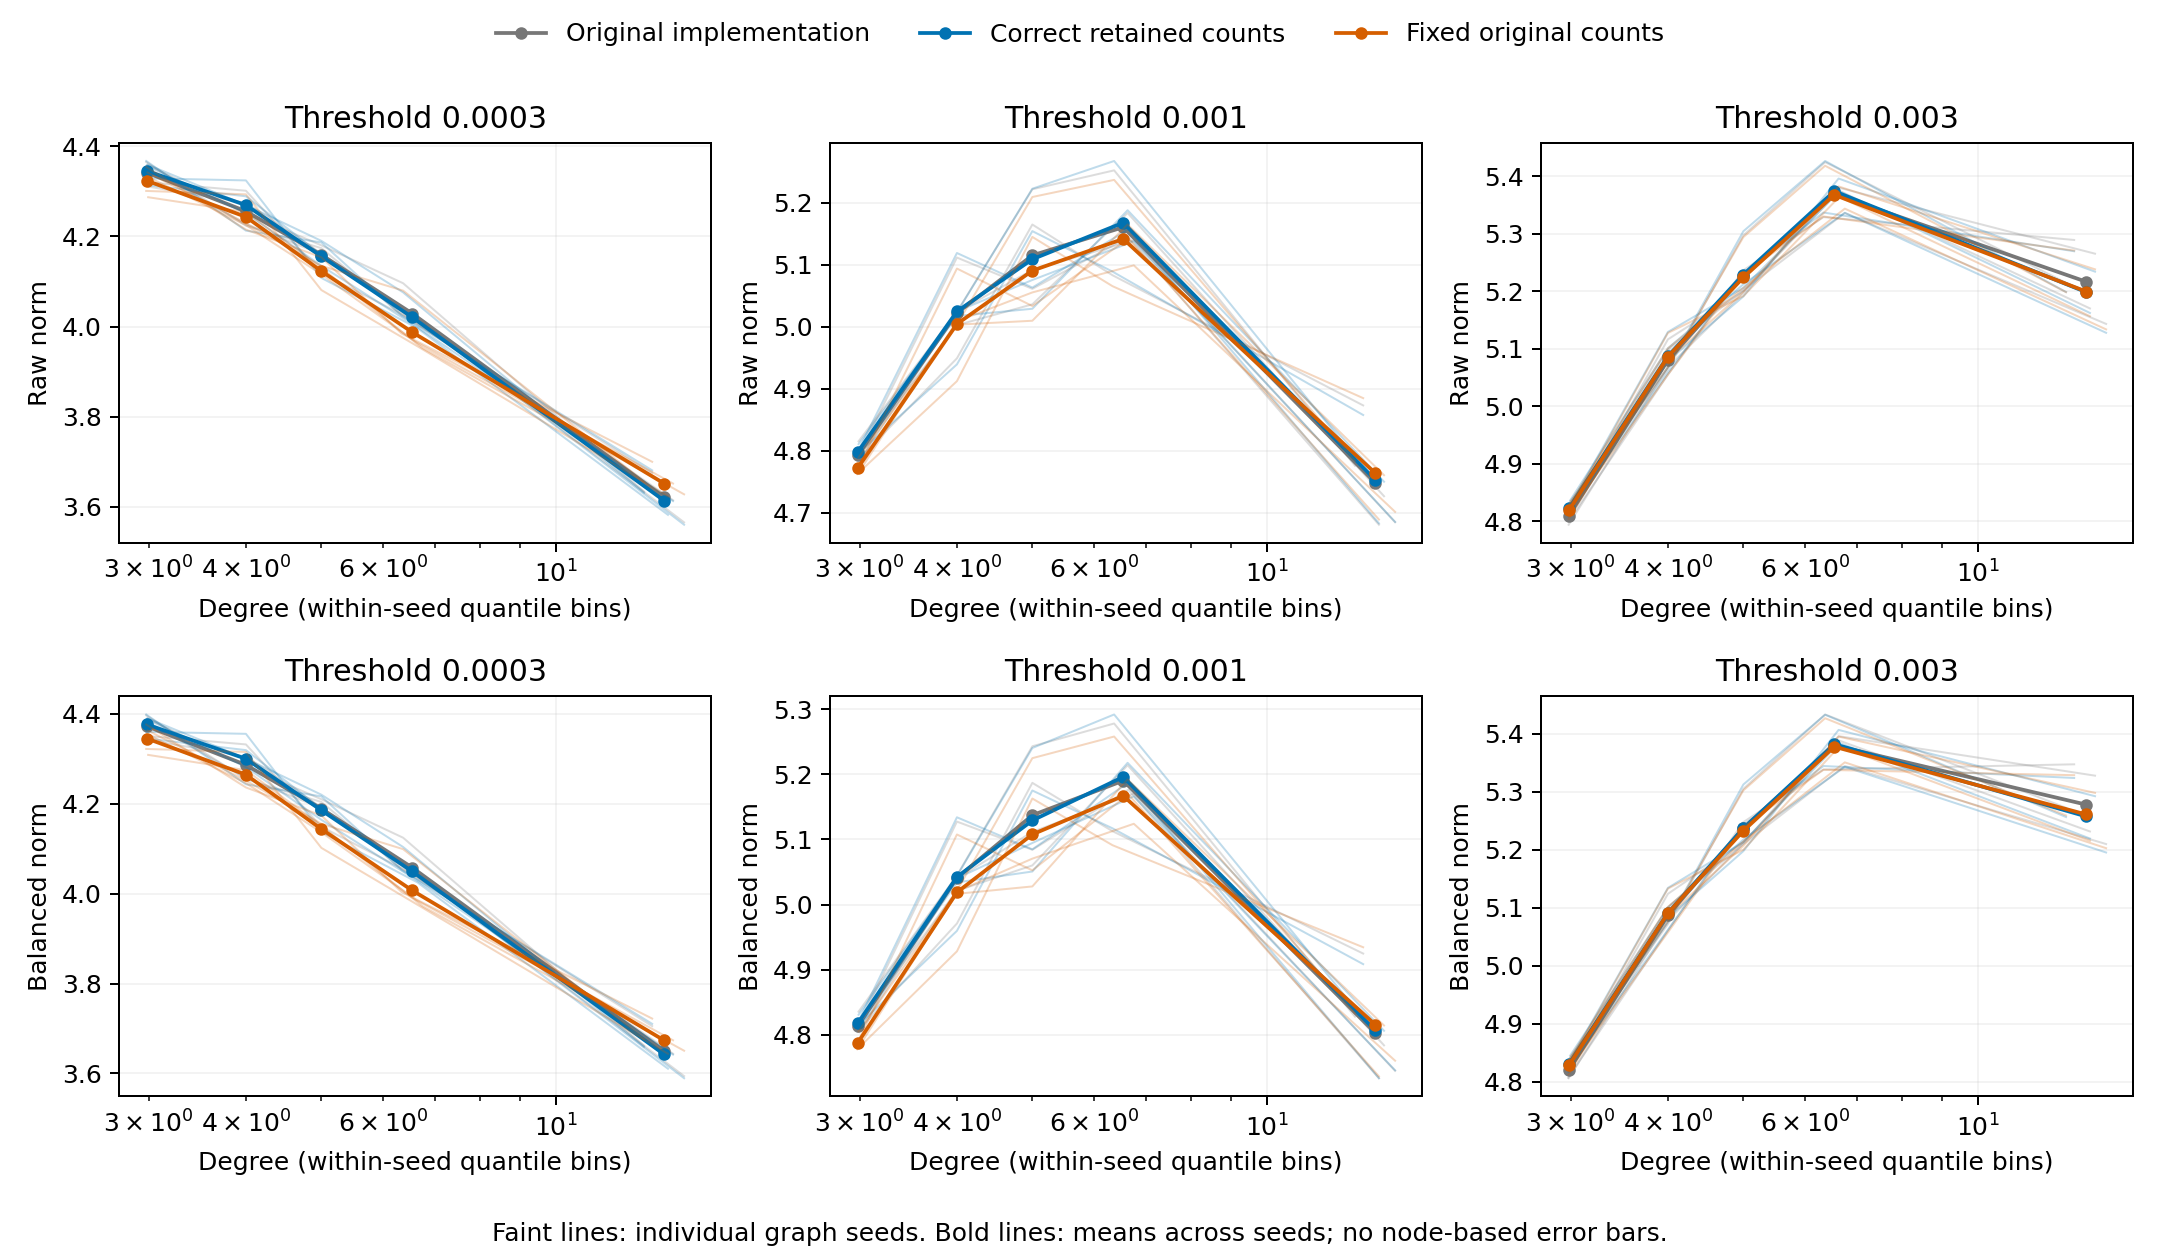

Reproduce this figure in Python.
"""Isolate negative-sampler effects in the existing calibration experiment.

Inputs: the frozen prospective protocol/calibration rows and their original scripts.
Outputs: separate per-node outcomes, sampler diagnostics, curve summaries and plot.
Install analysis/negative_sampling_control_requirements.txt in a Python 3.13 venv,
then run: python3 scripts/negative_sampling_control.py
Use --output to reproduce into a different directory; completed outputs are verified
on repeat invocation. No original experiment file is modified and no model is fit
to target outcomes. See analysis/negative_sampling_control_protocol.md for scope.
"""

from __future__ import annotations

import argparse
import hashlib
import importlib.metadata
import json
import platform
from copy import deepcopy
from dataclasses import asdict, dataclass
from pathlib import Path
from typing import Any

import matplotlib

matplotlib.use("Agg")
import matplotlib.pyplot as plt
import numpy as np
import prospective_norm_turnover as original
from gensim.models import Word2Vec
from threadpoolctl import threadpool_limits


@dataclass(frozen=True)
class ControlConfig:
    root: Path = Path(__file__).resolve().parents[1]
    output: Path = Path("results/negative_sampling_control")
    protocol: Path = Path("results/prospective_validation/protocol.json")
    calibration: Path = Path("results/prospective_validation/calibration.jsonl")
    human_protocol: Path = Path("analysis/prospective_validation_protocol.md")
    design: Path = Path("analysis/negative_sampling_control_protocol.md")
    requirements: Path = Path("analysis/negative_sampling_control_requirements.txt")
    arms: tuple[str, ...] = ("legacy", "retained", "raw")
    bins: int = 6
    min_alpha: float = 0.0001  # Gensim default used by the frozen script.
    table_domain: int = 2**31 - 1  # Gensim 4.4.0 cumulative-table domain.


def digest_array(values: np.ndarray) -> str:
    return hashlib.sha256(np.ascontiguousarray(values).tobytes()).hexdigest()


def digest_walks(walks: list[list[int]]) -> str:
    digest = hashlib.sha256()
    for walk in walks:
        digest.update(np.asarray([len(walk), *walk], dtype="<i8").tobytes())
    return digest.hexdigest()


def token_counts(walks: list[list[int]], nodes: int) -> np.ndarray:
    counts = np.bincount(np.concatenate(walks), minlength=nodes)
    if len(counts) != nodes or np.any(counts <= 0):
        raise ValueError("Every node must occur in the corpus.")
    assert counts.sum() == sum(map(len, walks))
    return counts


def table_from_counts(counts_by_slot: np.ndarray, domain: int) -> np.ndarray:
    """Build an exponent-one table without ambiguous integer-token lookups."""
    if np.any(counts_by_slot <= 0):
        raise ValueError("Negative sampling requires positive counts for every node.")
    cumulative = np.cumsum(counts_by_slot, dtype=np.float64)
    return np.rint(cumulative / cumulative[-1] * domain).astype(np.uint32)


def table_probabilities(model: Word2Vec) -> np.ndarray:
    """Return normalized CDF masses; discrete proposal probabilities differ slightly."""
    slot_probabilities = np.diff(np.r_[0, model.cum_table.astype(np.int64)])
    result = np.empty(len(model.wv), dtype=np.float64)
    result[np.asarray(model.wv.index_to_key)] = slot_probabilities / model.cum_table[-1]
    return result


def make_template(
    walks: list[list[int]], config: original.Config, seed: int, min_alpha: float
) -> Word2Vec:
    model = Word2Vec(
        vector_size=config.dimension,
        window=1,
        min_count=config.min_count,
        sg=1,
        negative=config.negatives,
        ns_exponent=1.0,
        workers=1,
        epochs=config.epochs,
        seed=seed,
        sample=0.0,
        alpha=config.learning_rate,
        min_alpha=min_alpha,
        sorted_vocab=1,
        shrink_windows=False,
    )
    model.build_vocab(walks)
    if set(model.wv.index_to_key) != set(range(config.nodes)):
        raise ValueError("The vocabulary must contain every integer node ID.")
    return model


def sampler_arm(template: Word2Vec, counts: np.ndarray | None, domain: int) -> Word2Vec:
    model = deepcopy(template)
    if counts is not None:
        slots = np.asarray(model.wv.index_to_key)
        model.cum_table = table_from_counts(counts[slots], domain)
    assert model.wv.index_to_key == template.wv.index_to_key
    for source, copied in (
        (template.wv.vectors, model.wv.vectors),
        (template.syn1neg, model.syn1neg),
        (template.wv.expandos["count"], model.wv.expandos["count"]),
        (template.wv.expandos["sample_int"], model.wv.expandos["sample_int"]),
    ):
        np.testing.assert_array_equal(source, copied)
        assert not np.shares_memory(source, copied)
    state, copied_state = template.random.get_state(), model.random.get_state()
    assert state[0] == copied_state[0] and state[2:] == copied_state[2:]
    np.testing.assert_array_equal(state[1], copied_state[1])
    return model


def train(model: Word2Vec, walks: list[list[int]]) -> tuple[np.ndarray, np.ndarray]:
    model.train(
        corpus_iterable=walks,
        total_examples=model.corpus_count,
        total_words=model.corpus_total_words,
        epochs=model.epochs,
        start_alpha=model.alpha,
        end_alpha=model.min_alpha,
    )
    slots = np.asarray([model.wv.key_to_index[node] for node in range(len(model.wv))])
    center = model.wv.vectors[slots].astype(np.float64)
    context = model.syn1neg[slots].astype(np.float64)
    return np.linalg.norm(center, axis=1), original.balanced_left_norm(center, context)


def verify_features(
    saved: list[dict[str, Any]],
    degree: np.ndarray,
    pairs: np.ndarray,
    kl: np.ndarray,
    retained: np.ndarray,
) -> None:
    for field, values in (
        ("degree", degree),
        ("realized_positive_pairs", pairs),
        ("retained_tokens", retained),
    ):
        np.testing.assert_array_equal(values, [row[field] for row in saved])
    np.testing.assert_allclose(
        kl, [row["context_kl"] for row in saved], rtol=0, atol=1e-12
    )


def curve(degree: np.ndarray, values: np.ndarray, bins: int) -> dict[str, Any]:
    log_degree = np.log(degree)
    edges = np.unique(np.quantile(log_degree, np.linspace(0, 1, bins + 1)))
    labels = np.digitize(log_degree, edges[1:-1], right=True)
    chosen = [labels == label for label in np.unique(labels)]
    means = [float(values[mask].mean()) for mask in chosen]
    peak = int(np.argmax(means))
    return {
        "degree": [float(np.exp(log_degree[mask].mean())) for mask in chosen],
        "node_counts": [int(mask.sum()) for mask in chosen],
        "mean_norm": means,
        "peak_bin": peak + 1,
        "peak_minus_lowest": means[peak] - means[0],
        "peak_minus_highest": means[peak] - means[-1],
        "interior_peak": 0 < peak < len(means) - 1,
    }


def summarize(
    rows: list[dict[str, Any]], seeds: list[int], thresholds: list[float], bins: int
) -> dict[str, Any]:
    comparisons = []
    for seed in seeds:
        for threshold in thresholds:
            local = [
                r for r in rows if r["seed"] == seed and r["threshold"] == threshold
            ]
            degree = np.asarray([r["degree"] for r in local])
            for response in original.RESPONSES:
                values = {
                    arm: np.asarray([r[f"{arm}_{response}"] for r in local])
                    for arm in ("legacy", "retained", "raw")
                }
                comparisons.append(
                    {
                        "seed": seed,
                        "threshold": threshold,
                        "response": response,
                        "curves": {
                            a: curve(degree, v, bins) for a, v in values.items()
                        },
                        "paired_changes": {
                            f"{right}_minus_{left}": {
                                "mean": float((values[right] - values[left]).mean()),
                                "rmse": float(
                                    np.sqrt(
                                        np.mean((values[right] - values[left]) ** 2)
                                    )
                                ),
                                "spearman": original.safe_spearman(
                                    values[right], values[left]
                                ),
                            }
                            for left, right in (
                                ("legacy", "retained"),
                                ("retained", "raw"),
                            )
                        },
                    }
                )
    return {"comparisons": comparisons}


def plot(summary: dict[str, Any], thresholds: list[float], path: Path) -> None:
    colors = {"legacy": "#777777", "retained": "#0072B2", "raw": "#D55E00"}
    names = {
        "legacy": "Original implementation",
        "retained": "Correct retained counts",
        "raw": "Fixed original counts",
    }
    fig, axes = plt.subplots(2, len(thresholds), figsize=(12, 7), squeeze=False)
    for row, response in enumerate(original.RESPONSES):
        for column, threshold in enumerate(thresholds):
            ax = axes[row, column]
            records = [
                r
                for r in summary["comparisons"]
                if r["response"] == response and r["threshold"] == threshold
            ]
            for arm, color in colors.items():
                for record in records:
                    c = record["curves"][arm]
                    ax.plot(
                        c["degree"], c["mean_norm"], color=color, alpha=0.25, lw=0.8
                    )
                curves = [r["curves"][arm] for r in records]
                if len({len(c["degree"]) for c in curves}) == 1:
                    x = np.exp(np.mean(np.log([c["degree"] for c in curves]), axis=0))
                    y = np.mean([c["mean_norm"] for c in curves], axis=0)
                    ax.plot(x, y, "o-", color=color, label=names[arm], markersize=4)
            ax.set(
                xscale="log",
                xlabel="Degree (within-seed quantile bins)",
                ylabel=response.replace("_", " ").capitalize(),
                title=f"Threshold {threshold:g}",
            )
            ax.grid(alpha=0.15)
    handles, labels = axes[0, 0].get_legend_handles_labels()
    fig.legend(handles, labels, loc="upper center", ncol=3, frameon=False)
    fig.text(
        0.5,
        0.015,
        "Faint lines: individual graph seeds. Bold lines: means across seeds; "
        "no node-based error bars.",
        ha="center",
        fontsize=10,
    )
    fig.tight_layout(rect=(0, 0.04, 1, 0.94))
    fig.savefig(path, dpi=180, metadata={"Software": "negative_sampling_control.py"})
    plt.close(fig)


def input_hashes(config: ControlConfig) -> dict[str, str]:
    paths = [
        config.protocol,
        config.calibration,
        config.design,
        config.requirements,
        Path("scripts/negative_sampling_control.py"),
        Path("scripts/prospective_norm_turnover.py"),
        Path("scripts/simulate_norm_frequency.py"),
        Path("scripts/simulate_exact_center_exposure.py"),
    ]
    paths.extend(
        p.relative_to(config.root)
        for p in (config.root / "results/prospective_validation").glob("*.json*")
    )
    paths.append(config.human_protocol)
    return {str(p): original.sha256_file(config.root / p) for p in sorted(set(paths))}


def run(config: ControlConfig, seeds: list[int] | None) -> None:
    output = (config.root / config.output).resolve()
    frozen = (config.root / config.protocol).parent.resolve()
    if output == frozen or output in frozen.parents or frozen in output.parents:
        raise ValueError("Diagnostic output must be separate from frozen results.")
    if (
        output.exists()
        and any(output.iterdir())
        and not (output / "plan.json").exists()
    ):
        raise FileExistsError("Diagnostic output is nonempty and has no matching plan.")
    original.verify_frozen_state(frozen, config.root / config.human_protocol)
    protocol = original.load_json(config.root / config.protocol)
    training = original.Config(**protocol["config"])
    seeds = protocol["calibration_seeds"] if seeds is None else seeds
    if (
        not seeds
        or len(set(seeds)) != len(seeds)
        or not set(seeds) <= set(protocol["calibration_seeds"])
    ):
        raise ValueError("Choose distinct original calibration seeds.")
    thresholds = protocol["thresholds"]
    hashes = input_hashes(config)
    plan = {
        "status": "retrospective calibration diagnostic; no target validation",
        "source_sha256": hashes,
        "seeds": seeds,
        "thresholds": thresholds,
        "training": asdict(training),
        "min_alpha": config.min_alpha,
        "arms": config.arms,
        "bins": config.bins,
        "table_domain": config.table_domain,
        "python": platform.python_version(),
        "platform": platform.platform(),
        "packages": {
            d.metadata["Name"]: d.version
            for d in sorted(
                importlib.metadata.distributions(), key=lambda d: d.metadata["Name"]
            )
        },
    }
    # JSON normalization also makes tuples compare consistently on repeat runs.
    plan = json.loads(json.dumps(plan))
    output.mkdir(parents=True, exist_ok=True)
    plan_path, completion_path = output / "plan.json", output / "completion.json"
    if plan_path.exists():
        if original.load_json(plan_path) != plan:
            raise ValueError(
                "Existing diagnostic plan differs; choose a new output directory."
            )
        if completion_path.exists():
            for name, expected in original.load_json(completion_path).items():
                assert original.sha256_file(output / name) == expected, name
            print(
                "Verified existing complete diagnostic; no files changed.", flush=True
            )
            return
    original.write_json(plan_path, plan)
    saved_rows = original.load_jsonl(config.root / config.calibration)
    rows, checks = [], []
    for seed in seeds:
        graph = original.configuration_graph(training.nodes, training.attachment, seed)
        degree, walks, legacy_counts = original.prepare_walks(
            graph, training, "calibration", seed
        )
        raw_counts = token_counts(walks, training.nodes)
        for index, threshold in enumerate(thresholds):
            retained, pairs, kl, retained_counts = original.prepare_condition(
                walks, legacy_counts, threshold, index, "calibration", seed
            )
            saved = sorted(
                [
                    r
                    for r in saved_rows
                    if r["replicate"] == seed and r["threshold"] == threshold
                ],
                key=lambda r: r["node"],
            )
            verify_features(saved, degree, pairs, kl, retained_counts)
            np.testing.assert_array_equal(
                retained_counts, token_counts(retained, training.nodes)
            )
            template = make_template(
                retained,
                training,
                original.optimizer_seed("calibration", seed),
                config.min_alpha,
            )
            corpus_hash = digest_walks(retained)
            outcomes, probabilities, table_hashes = {}, {}, {}
            for arm, counts in (
                ("legacy", None),
                ("retained", retained_counts),
                ("raw", raw_counts),
            ):
                model = sampler_arm(template, counts, config.table_domain)
                probabilities[arm] = table_probabilities(model)
                table_hashes[arm] = digest_array(model.cum_table)
                if counts is not None:
                    np.testing.assert_allclose(
                        probabilities[arm],
                        counts / counts.sum(),
                        rtol=0,
                        atol=1 / config.table_domain,
                    )
                outcomes[arm] = train(model, retained)
                if not all(np.isfinite(values).all() for values in outcomes[arm]):
                    raise FloatingPointError(
                        f"Nonfinite norms in {seed}/{threshold}/{arm}"
                    )
                assert digest_walks(retained) == corpus_hash
                print(
                    f"seed={seed} threshold={threshold:g} arm={arm} complete",
                    flush=True,
                )
            checks.append(
                {
                    "seed": seed,
                    "threshold": threshold,
                    "frozen_features_match": True,
                    "walk_sha256": digest_walks(walks),
                    "retained_walk_sha256": corpus_hash,
                    "raw_tokens": int(raw_counts.sum()),
                    "legacy_count_total": int(legacy_counts.sum()),
                    "retained_tokens": int(retained_counts.sum()),
                    "positive_pairs_per_epoch": int(pairs.sum()),
                    "initial_center_sha256": digest_array(template.wv.vectors),
                    "initial_context_sha256": digest_array(template.syn1neg),
                    "vocabulary_sha256": digest_array(
                        np.asarray(template.wv.index_to_key, dtype="<i8")
                    ),
                    "table_sha256": table_hashes,
                    "legacy_vs_retained_table_tv": float(
                        np.abs(
                            probabilities["legacy"] - probabilities["retained"]
                        ).sum()
                        / 2
                    ),
                    "raw_vs_retained_table_tv": float(
                        np.abs(probabilities["raw"] - probabilities["retained"]).sum()
                        / 2
                    ),
                    "legacy_vs_saved_max_norm_difference": {
                        response: float(
                            np.max(
                                np.abs(
                                    outcomes["legacy"][i] - [r[response] for r in saved]
                                )
                            )
                        )
                        for i, response in enumerate(original.RESPONSES)
                    },
                }
            )
            for node in range(training.nodes):
                record = {
                    "seed": seed,
                    "threshold": threshold,
                    "node": node,
                    "degree": int(degree[node]),
                    "raw_tokens": int(raw_counts[node]),
                    "legacy_incidence_count": int(legacy_counts[node]),
                    "retained_tokens": int(retained_counts[node]),
                    "positive_pairs": int(pairs[node]),
                    "pair_marginal_context_kl": float(kl[node]),
                }
                for arm in config.arms:
                    record[f"{arm}_negative_table_mass"] = float(
                        probabilities[arm][node]
                    )
                    for i, response in enumerate(original.RESPONSES):
                        record[f"{arm}_{response}"] = float(outcomes[arm][i][node])
                rows.append(record)
    assert input_hashes(config) == hashes, "An input changed during the experiment."
    original.write_jsonl(output / "outcomes.jsonl", rows)
    original.write_json(output / "checks.json", checks)
    summary = summarize(rows, seeds, thresholds, config.bins)
    original.write_json(output / "summary.json", summary)
    plot(summary, thresholds, output / "negative_sampling_control.png")
    files = (
        "plan.json",
        "outcomes.jsonl",
        "checks.json",
        "summary.json",
        "negative_sampling_control.png",
    )
    original.write_json(
        completion_path, {name: original.sha256_file(output / name) for name in files}
    )


def main() -> None:
    parser = argparse.ArgumentParser(description=__doc__)
    parser.add_argument("--output", type=Path, default=ControlConfig.output)
    parser.add_argument("--seeds", type=int, nargs="+")
    args = parser.parse_args()
    with threadpool_limits(limits=1):
        run(ControlConfig(output=args.output), args.seeds)


if __name__ == "__main__":
    main()
